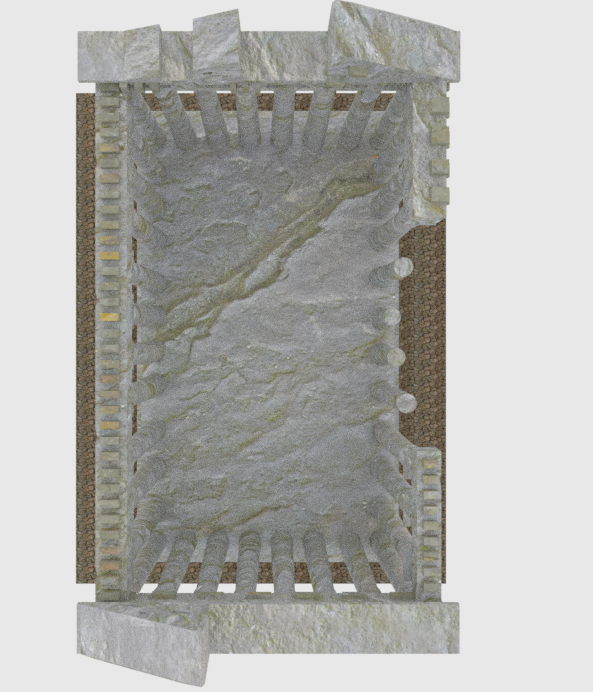
#> input picture temple-blender/blender/temple/Athens rendered 05.png, 593 x 692 px
$ python -i openCV.py   (imports and definitions only)
#> lines starting #> are read from the running program, lines starting #| are printed output that depends on the picture; after the words box and inside, x2 and y2 are one past the last pixel; in counts of white or black regions, pixels touching at a corner belong together
#> further down, picture is the input picture: shape (692, 593, 3); mean B, G, R 173.4, 176.9, 177.3
import cv2
import numpy as np

# image = cv2.imread('../img/image1.png')
# image2 = cv2.imread('../img/image2.png')
# image3 = cv2.imread('../img/image3.png')

def showImage(title = "Original Image", img = 0):
  cv2.imshow(title,img)
  cv2.waitKey(0)
  cv2.destroyAllWindows()

def grayscale(image):
  gray_image = cv2.cvtColor(image, cv2.COLOR_BGR2GRAY)
  # showImage("Gryscale Image", gray_image)
  return gray_image

def sepia(image, filter_degre = [[0.272, 0.534, 0.131],[0.349, 0.686, 0.168],[0.393, 0.769, 0.189]]):
  sepia_filter = np.array(filter_degre)
  sepia_image = cv2.transform(image,sepia_filter)
  sepia_image = np.clip(sepia_image,0,255)
  # showImage("Sepia Image",sepia_image.astype('uint8'))
  return sepia_image

def blur(image,size=(15,15)):
  blurred_image = cv2.GaussianBlur(image,(15,15),0)
  # showImage("Blur effect",blurred_image)
  return blurred_image

def invert(image):
  inverted_image = cv2.bitwise_not(image)
  # showImage("Invert effect",inverted_image)
  return inverted_image

def pixelation(image,pixel_size = 10):
  small = cv2.resize(image,(image.shape[1]//pixel_size,image.shape[0]//pixel_size),interpolation=cv2.INTER_LINEAR)
  pixeled_image = cv2.resize(small,(image.shape[1],image.shape[0]),interpolation=cv2.INTER_NEAREST)
  # showImage("Pixelation effect",pixeled_image)
  return pixeled_image

def edge_detection(image,threshold = [50,150]):
  edges = cv2.Canny(image,threshold[0],threshold[1])
  # showImage("Edge detection effect",edges)
  return edges

def emboss(image,kernel = [[ -2, -1,  0],[ -1,  1,  1],[  0,  1,  2]]):
  kernel = np.array(kernel)
  embossed_image = cv2.filter2D(image,-1,kernel)
  # showImage("Emboss effect",embossed_image)
  return embossed_image

def cartoon(image):
  gray = grayscale(image)
  # showImage("gray",gray)
  blurred = cv2.medianBlur(gray,7)
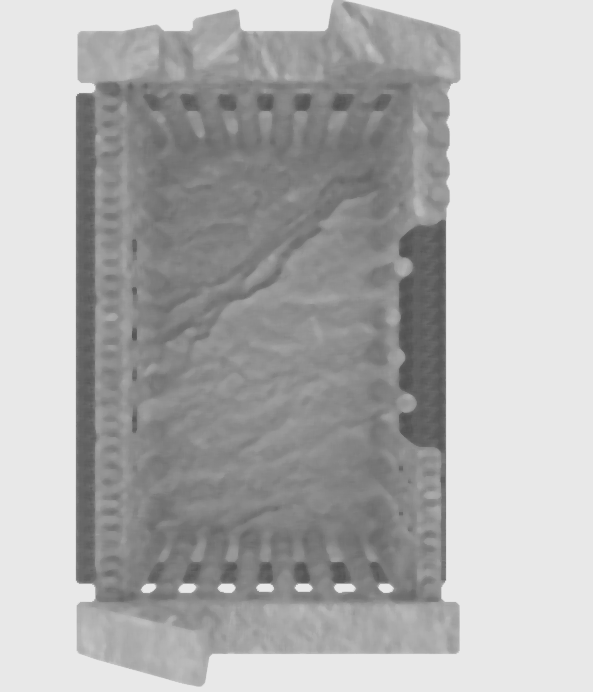
#> blurred: shape (692, 593); min 80, max 232, mean 176.8
  edges = cv2.adaptiveThreshold(blurred,255, cv2.ADAPTIVE_THRESH_MEAN_C,cv2.THRESH_BINARY,9,9)
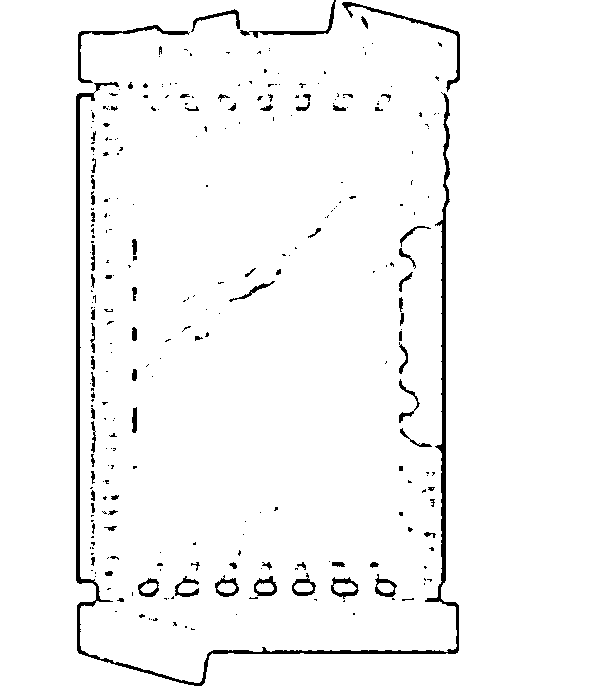
#> edges: shape (692, 593); 96.7% white; 295 black regions (213 under 20 px), largest, box (x1, y1, x2, y2) and area: (76, 82, 459, 686) 6158, (342, 2, 460, 92) 634, (78, 25, 190, 83) 559
  color = cv2.bilateralFilter(image,9,300,300)
  cart = cv2.bitwise_and(color,color,mask=edges)
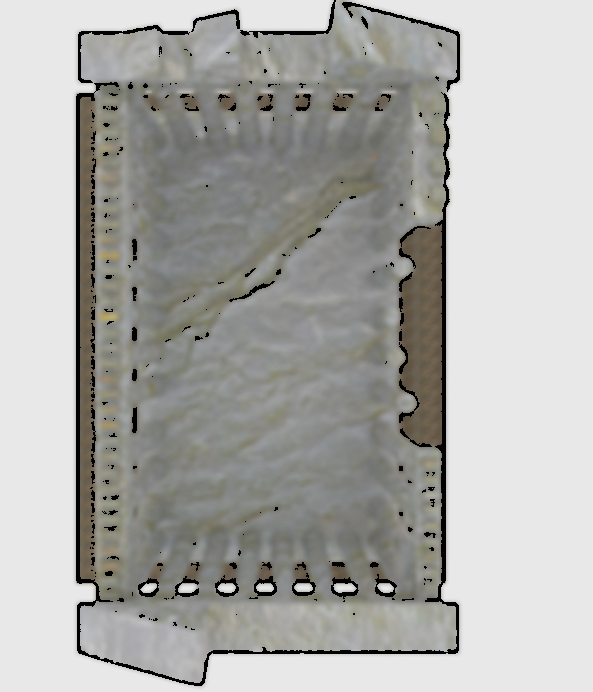
#> cart: shape (692, 593, 3); mean B, G, R 169.2, 172.4, 172.6
  # showImage("Cartoon effect",cart)
  return cart

def oil_painting(image):
  oil_paint = cv2.xphoto.oilPainting(image,7,1)
  # showImage('Oil painting effect',image)
  return oil_paint

>>> import cv2
>>> picture = cv2.imread('../../temple-blender/blender/temple/Athens rendered 05.png')
>>> result = cartoon(picture)

$ run again, on temple-blender/blender/temple/Athens rendered02.png
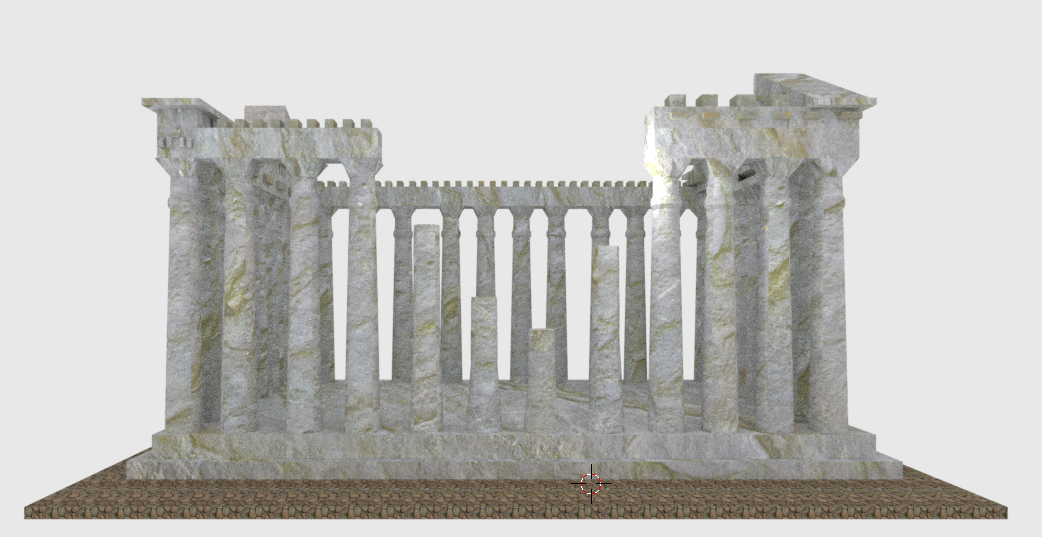
#> input picture temple-blender/blender/temple/Athens rendered02.png, 1042 x 537 px
#> picture is the input picture: shape (537, 1042, 3); mean B, G, R 187.2, 190.2, 190.9
#> in cartoon, `edges = cv2.adaptiveThreshold(blurred,255, cv2.ADAPTIVE_THRESH_MEAN_C,..`:
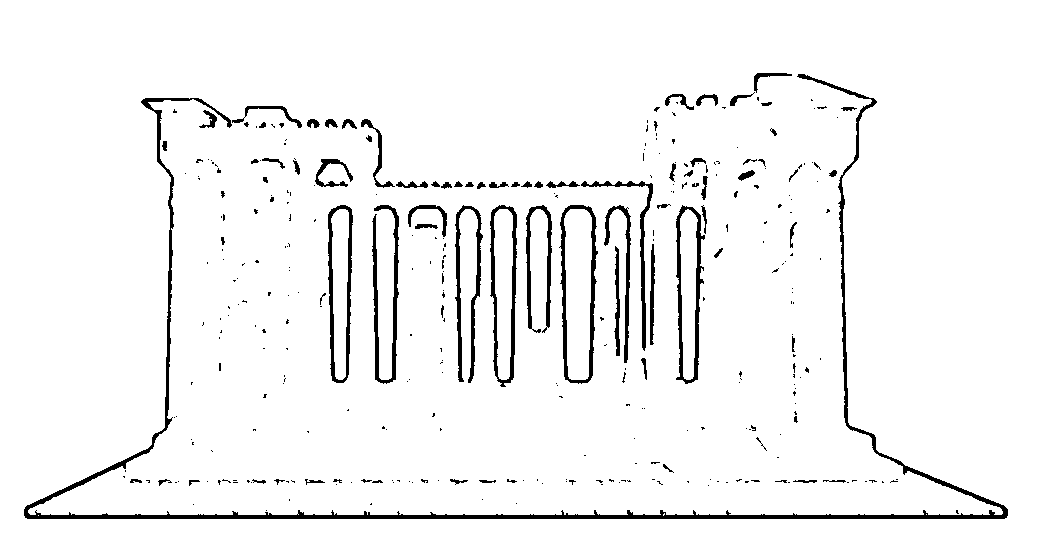
#> edges: shape (537, 1042); 95.3% white; 340 black regions (258 under 20 px), largest, box (x1, y1, x2, y2) and area: (24, 74, 1008, 519) 8467, (559, 205, 598, 384) 1511, (676, 205, 705, 384) 1434
#> in cartoon, `cart = cv2.bitwise_and(color,color,mask=edges)`:
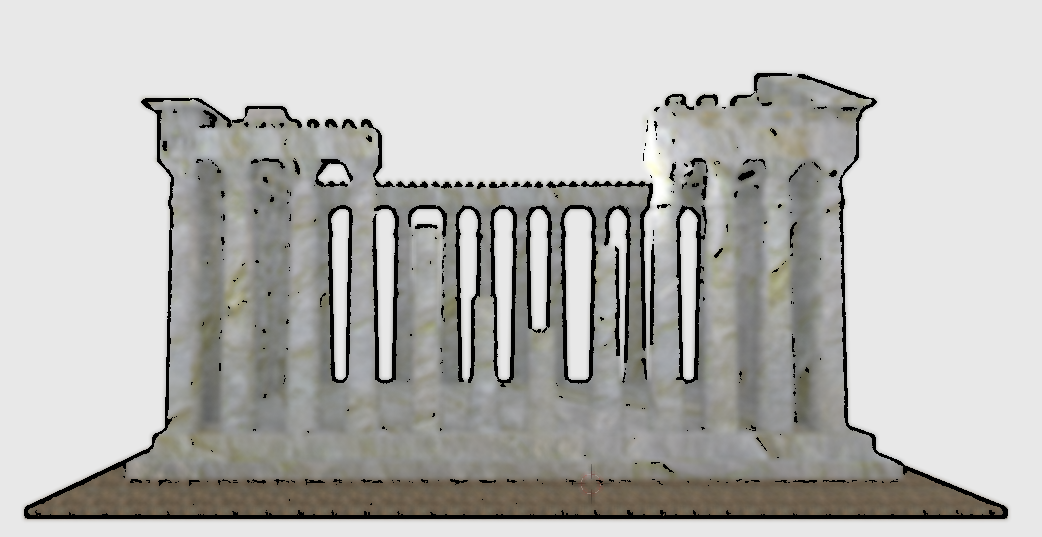
#> cart: shape (537, 1042, 3); mean B, G, R 180.8, 183.5, 184.1

$ run again, on temple-blender/blender/temple/Athens rendered03.png
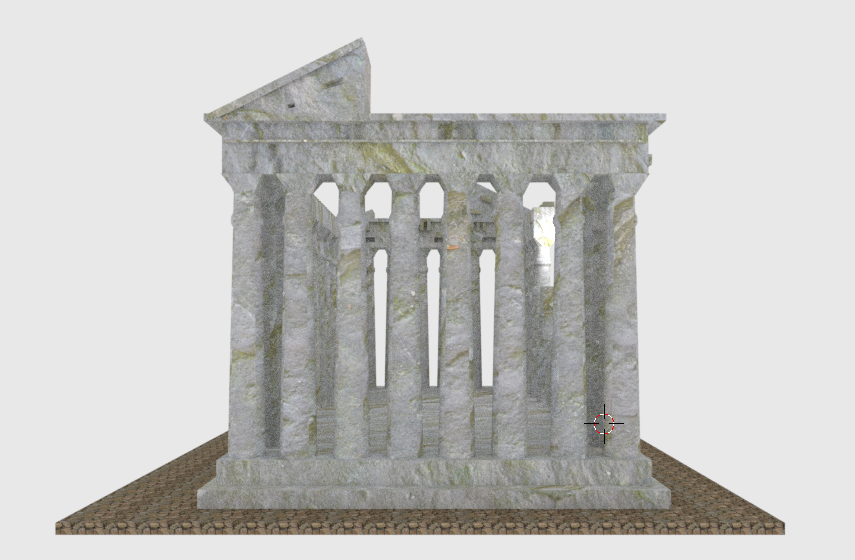
#> input picture temple-blender/blender/temple/Athens rendered03.png, 855 x 560 px
#> picture is the input picture: shape (560, 855, 3); mean B, G, R 194.4, 196.6, 197
#> in cartoon, `edges = cv2.adaptiveThreshold(blurred,255, cv2.ADAPTIVE_THRESH_MEAN_C,..`:
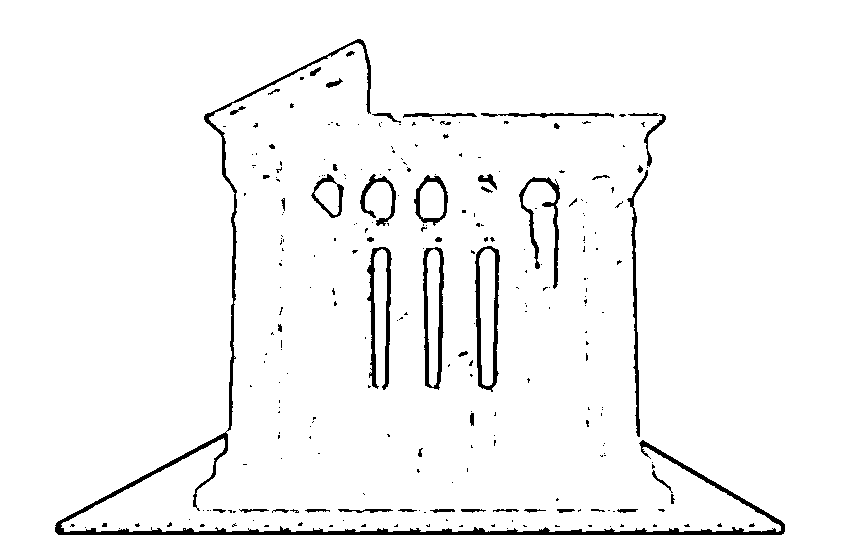
#> edges: shape (560, 855); 96.4% white; 264 black regions (214 under 20 px), largest, box (x1, y1, x2, y2) and area: (55, 39, 785, 535) 6842, (475, 246, 500, 392) 1203, (367, 247, 392, 390) 1195
#> in cartoon, `cart = cv2.bitwise_and(color,color,mask=edges)`:
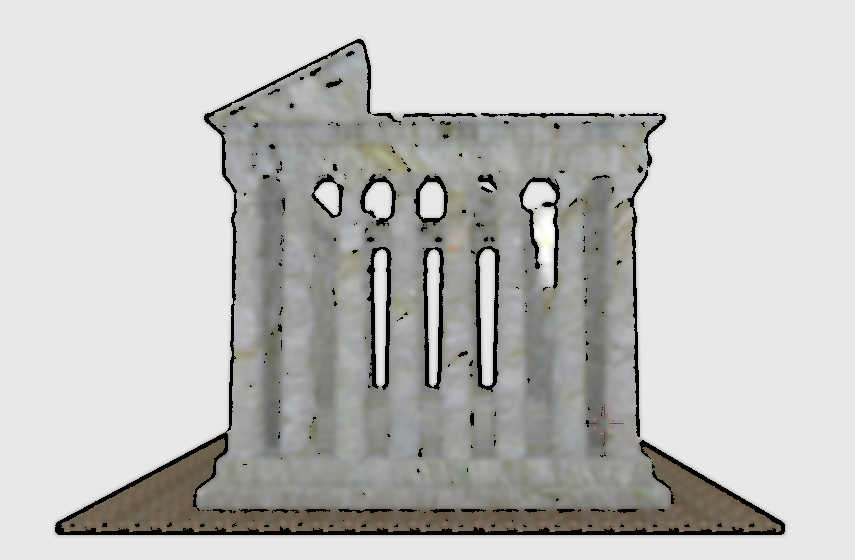
#> cart: shape (560, 855, 3); mean B, G, R 189.7, 191.6, 191.9
